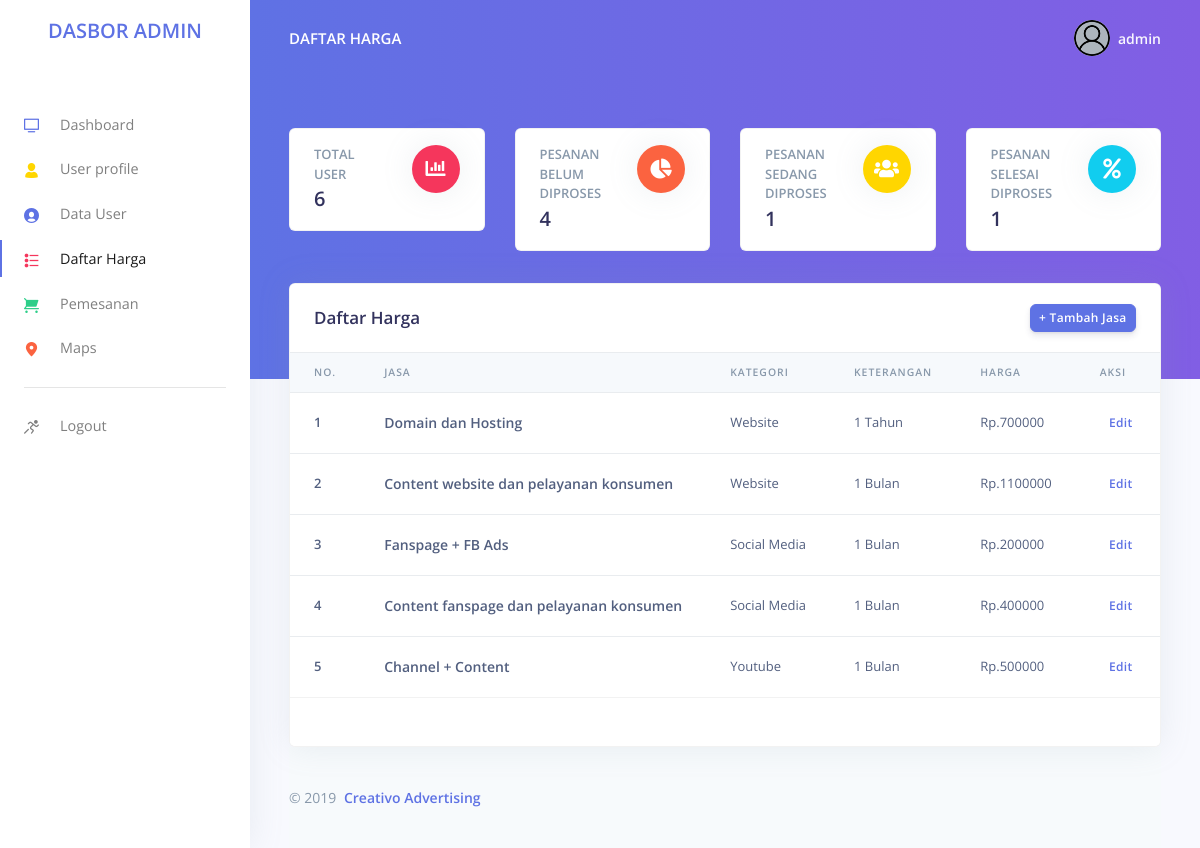
Screenshot of /admin/daftarharga.php (signed in) with the database file from the repository.
### tables this page shows
CREATE TABLE `jasa` (
  `id_jasa` int(11) NOT NULL,
  `kategori_Jasa` int(11) NOT NULL,
  `namaJasa` varchar(50) NOT NULL,
  `keterangan` varchar(15) NOT NULL,
  `harga` int(11) NOT NULL
);

CREATE TABLE `kategoriJasa` (
  `id_katJasa` int(11) NOT NULL,
  `ket_katJasa` varchar(20) NOT NULL
);

### admin/daftarharga.php (the view, shortened to what this page needs)
<?php
require '../functions.php';
$result = mysqli_query($conn, "SELECT jasa.id_jasa, kj.ket_katJasa, jasa.namaJasa, jasa.keterangan, jasa.harga
                                FROM jasa, kategoriJasa as kj
                                WHERE jasa.kategori_Jasa = kj.id_katJasa");
?>
<!DOCTYPE html>
<html lang="en">
<head>
  <link href="assets/js/plugins/nucleo/css/nucleo.css" rel="stylesheet" />
  <link href="assets/js/plugins/@fortawesome/fontawesome-free/css/all.min.css" rel="stylesheet" />
  <link href="assets/css/argon-dashboard.css?v=1.1.0" rel="stylesheet" />
</head>
<body class="">
  <nav class="navbar navbar-vertical fixed-left navbar-expand-md navbar-light bg-white" id="sidenav-main">
    <div class="container-fluid">
      <a class="navbar-brand pt-0" href="index.php">
      <div><h2 class="text-primary">DASBOR ADMIN</h2></div>
      </a>
      <div class="collapse navbar-collapse" id="sidenav-collapse-main">
        <ul class="navbar-nav">
          <li class="nav-item">
            <a class=" nav-link" href=" ./index.php">
              <i class="ni ni-tv-2 text-primary"></i> Dashboard
            </a>
          </li>
          <li class="nav-item">
            <a class="nav-link " href="./profile.php">
              <i class="ni ni-single-02 text-yellow"></i> User profile
            </a>
          </li>
          <li class="nav-item">
            <a class="nav-link " href="./datauser.php">
              <i class="ni ni-circle-08 text-blue"></i> Data User
            </a>
          </li>
          <li class="nav-item">
            <a class="nav-link active" href="./daftarharga.php">
              <i class="ni ni-bullet-list-67 text-red"></i> Daftar Harga
            </a>
          </li>
          <li class="nav-item">
            <a class="nav-link " href="./pemesanan.php">
              <i class="ni ni-cart text-green"></i> Pemesanan
            </a>
          </li>
          <li class="nav-item">
            <a class="nav-link " href="./maps.php">
              <i class="ni ni-pin-3 text-orange"></i> Maps
            </a>
          </li>
        </ul>
        <hr class="my-3">
        <ul class="navbar-nav">
          <li class="nav-item">
            <a class="nav-link " href="../logout.php">
              <i class="ni ni-user-run"></i> Logout
            </a>
          </li>
        </ul>
      </div>
    </div>
  </nav>
  <div class="main-content">
    <nav class="navbar navbar-top navbar-expand-md navbar-dark" id="navbar-main">
      <div class="container-fluid">
        <a class="h4 mb-0 text-white text-uppercase d-none d-lg-inline-block" href="daftarharga.php">Daftar Harga</a>
        <ul class="navbar-nav align-items-center d-none d-md-flex">
          <li class="nav-item dropdown">
            <a class="nav-link pr-0" href="#" role="button" data-toggle="dropdown" aria-haspopup="true" aria-expanded="false">
              <div class="media align-items-center">
                <span class="avatar avatar-sm rounded-circle">
                  <img alt="Image placeholder" src="assets/img/theme/user.png">
                </span>
                <div class="media-body ml-2 d-none d-lg-block">
                  <span class="mb-0 text-sm  font-weight-bold"><?php echo  $_SESSION["username"]; ?></span>
                </div>
              </div>
            </a>
          </li>
        </ul>
      </div>
    </nav>
    <div class="header bg-gradient-primary pb-8 pt-5 pt-md-8">
      <div class="container-fluid">
        <div class="header-body">
          <div class="row">
            <div class="col-xl-3 col-lg-6">
              <div class="card card-stats mb-4 mb-xl-0">
                <div class="card-body">
                  <div class="row">
                    <div class="col">
                      <h5 class="card-title text-uppercase text-muted mb-0">Total User</h5>
                      <span class="h2 font-weight-bold mb-0">
                      <?php
                            $jml_user = mysqli_query($conn, "SELECT * FROM  users");
                            $count=mysqli_num_rows($jml_user);
                            echo $count;
                        ?>
                      </span>
                    </div>
                    <div class="col-auto">
                      <div class="icon icon-shape bg-danger text-white rounded-circle shadow">
                        <i class="fas fa-chart-bar"></i>
                      </div>
                    </div>
                  </div>
                </div>
              </div>
            </div>
            <div class="col-xl-3 col-lg-6">
              <div class="card card-stats mb-4 mb-xl-0">
                <div class="card-body">
                  <div class="row">
                    <div class="col">
                      <h5 class="card-title text-uppercase text-muted mb-0">Pesanan Belum Diproses</h5>
                      <span class="h2 font-weight-bold mb-0">
                      <?php
                            $pending = mysqli_query($conn, "SELECT * FROM pemesanan WHERE id_status = 1");
                            $count = mysqli_num_rows($pending);
                            echo $count;
                        ?>
                      </span>
                    </div>
                    <div class="col-auto">
                      <div class="icon icon-shape bg-warning text-white rounded-circle shadow">
                        <i class="fas fa-chart-pie"></i>
                      </div>
                    </div>
                  </div>
                </div>
              </div>
            </div>
            <div class="col-xl-3 col-lg-6">
              <div class="card card-stats mb-4 mb-xl-0">
                <div class="card-body">
                  <div class="row">
                    <div class="col">
                      <h5 class="card-title text-uppercase text-muted mb-0">Pesanan Sedang Diproses</h5>
                      <span class="h2 font-weight-bold mb-0">
                      <?php
                            $proses = mysqli_query($conn, "SELECT * FROM pemesanan WHERE id_status = 2");
                            $count = mysqli_num_rows($proses);
                            echo $count;
                        ?>
                      </span>
                    </div>
                    <div class="col-auto">
                      <div class="icon icon-shape bg-yellow text-white rounded-circle shadow">
                        <i class="fas fa-users"></i>
                      </div>
                    </div>
                  </div>
                </div>
              </div>
            </div>
            <div class="col-xl-3 col-lg-6">
              <div class="card card-stats mb-4 mb-xl-0">
                <div class="card-body">
                  <div class="row">
                    <div class="col">
                      <h5 class="card-title text-uppercase text-muted mb-0">Pesanan Selesai Diproses</h5>
                      <span class="h2 font-weight-bold mb-0">
                      <?php
                            $selesai = mysqli_query($conn, "SELECT * FROM pemesanan WHERE id_status = 3");
                            $count = mysqli_num_rows($selesai);
                            echo $count;
                        ?>
                      </span>
                    </div>
                    <div class="col-auto">
                      <div class="icon icon-shape bg-info text-white rounded-circle shadow">
                        <i class="fas fa-percent"></i>
                      </div>
                    </div>
                  </div>
                </div>
              </div>
            </div>
          </div>
        </div>
      </div>
    </div>
    <div class="container-fluid mt--7">
      <div class="row">
        <div class="col">
          <div class="card shadow">
          <div class="card-header bg-white border-0">
              <div class="row align-items-center">
                <div class="col-8">
                  <h3 class="mb-0">Daftar Harga</h3>
                </div>
                <div class="col-4 text-right">
                  <a href="tambahjasa.php" class="btn btn-sm btn-primary">+ Tambah Jasa</a>
                </div>
              </div>
            </div>
            <div class="table-responsive">
              <table class="table align-items-center table-flush">
                <thead class="thead-light">
                  <tr>
                    <th scope="col">No.</th>
                    <th scope="col">Jasa</th>
                    <th scope="col">Kategori</th>
                    <th scope="col">Keterangan</th>
                    <th scope="col">Harga</th>
                    <th scope="col">Aksi</th>
                  </tr>
                </thead>
                <tbody>
                  <?php $i = 1; ?>
                  <?php while( $row = mysqli_fetch_assoc($result)) : ?>
                  <tr>
                    <th scope="row"> <?= $i; ?></th>
                    <th scope="row">
                      <div class="media align-items-center">
                        <div class="media-body">
                          <span class="mb-0 text-sm"><?= $row["namaJasa"]; ?></span>
                        </div>
                      </div>
                    </th>
                    <td><?= $row["ket_katJasa"]; ?></td>
                    <td><?= $row["keterangan"]; ?></td>
                    <td>Rp.<?= $row["harga"]; ?></td></td>
                    <td>
                      <div class="dropdown">
                        <a class="btn btn-sm" href="ubahjasa.php?id=<?= $row["id_jasa"]; ?>">
                          Edit
                        </a>
                        <a class="btn btn-sm" href="hapusjasa.php?id=<?= $row["id_jasa"]; ?>" onclick="return confirm('Yakin mau menghapus jasa ?')">
                        </a>
                      </div>
                    </td>
                  </tr>
                  <?php $i++; ?>
                  <?php endwhile; ?>
                </tbody>
              </table>
            </div>
            <div class="card-footer py-4">
            </div>
          </div>
        </div>
      </div>
      <footer class="footer">
        <div class="row align-items-center justify-content-xl-between">
          <div class="col-xl-6">
            <div class="copyright text-center text-xl-left text-muted">
              &copy; 2019 <a href="../index.php" class="font-weight-bold ml-1" target="_blank">Creativo Advertising</a>
            </div>
          </div>
        </div>
      </footer>
    </div>
  </div>
</body>
</html>

### rows the page displays
jasa: namaJasa "Domain dan Hosting", kategori_Jasa.ket_katJasa "Website", keterangan "1 Tahun", harga "700000"
jasa: namaJasa "Content website dan pelayanan konsumen", kategori_Jasa.ket_katJasa "Website", keterangan "1 Bulan", harga "1100000"
jasa: namaJasa "Fanspage + FB Ads", kategori_Jasa.ket_katJasa "Social Media", keterangan "1 Bulan", harga "200000"
jasa: namaJasa "Content fanspage dan pelayanan konsumen", kategori_Jasa.ket_katJasa "Social Media", keterangan "1 Bulan", harga "400000"
jasa: namaJasa "Channel + Content", kategori_Jasa.ket_katJasa "Youtube", keterangan "1 Bulan", harga "500000"

### other values shown
$_SESSION["username"] "admin"
$count "6"
$count "4"
$count "1"
